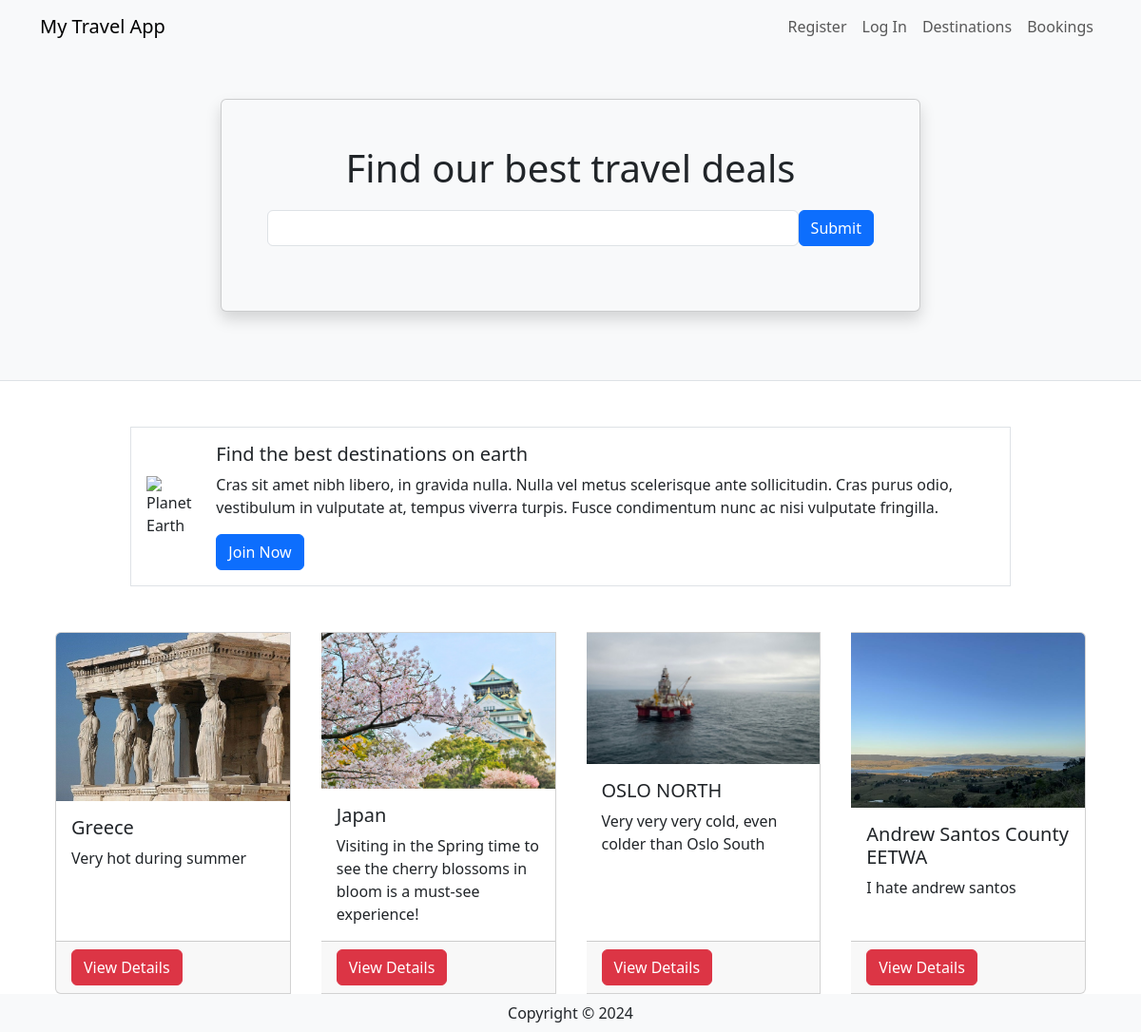
Before: / with the older database file.
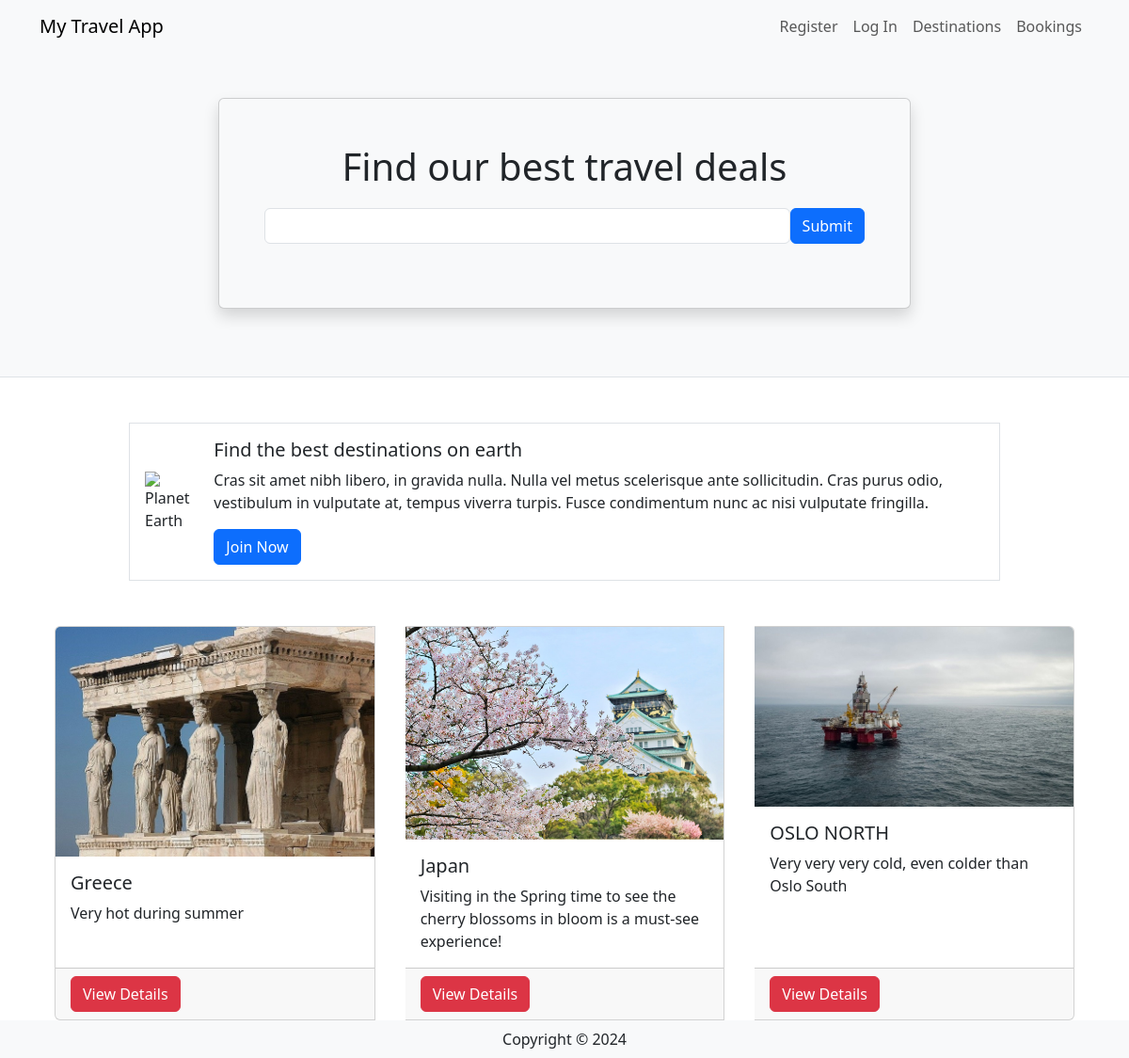
After: the same page with the newer database file.
### travel/models.py (models this page shows, shortened)
class Destination(db.Model):
    __tablename__ = 'destinations'
    id = db.Column(db.Integer, primary_key=True)
    name = db.Column(db.String(80))
    description = db.Column(db.String(200))
    image = db.Column(db.String(400))
    currency = db.Column(db.String(3))
    comments = db.relationship('Comment', backref='destination')

### travel/views.py (the view)
@mainbp.route('/')
def index():
    destinations = db.session.scalars(db.select(Destination)).all()
    return render_template('index.html', destinations=destinations)

### travel/templates/index.html
{% extends 'base.html' %}
{% block header %}
      <div class="container">
         <div class="row justify-content-center mt-5 pb-4">
            <div class="col-md-8">
               <div class="card shadow p-5 mb-5 bg-light">
                  <h1 class="text-center mb-3">Find our best travel deals</h1>
                  <form class="form-inline d-flex flex-nowrap" action="{{url_for('main.search')}}" >
                     <input type="text" name="search" class="form-control flex-grow-1 my-1 mr-sm-2" id="SearchForm">
                     <button type="submit" class="flex-shrink-1 btn btn-primary my-1">Submit</button>
                   </form>
               </div>
            </div>
         </div>
      </div>
{% endblock %}
{% block content %}
      <div class="container">
         <div class="row mt-5 mb-5 justify-content-center">
            <div class="col-md-10">
               <div class="media border p-3 d-flex justify-content-start">
                  <img class="align-self-center me-3" style="max-width:120px"
                     src="https://upload.wikimedia.org/wikipedia/commons/thumb/2/22/Earth_Western_Hemisphere_transparent_background.png/600px-Earth_Western_Hemisphere_transparent_background.png"
                     alt="Planet Earth">
                  <div class="align-self-center media-body">
                     <h5 class="mt-0">Find the best destinations on earth</h5>
                     <p class="d-none d-sm-block">Cras sit amet nibh libero, in gravida nulla. Nulla vel metus
                        scelerisque ante sollicitudin. Cras purus odio, vestibulum in vulputate at, tempus viverra
                        turpis. Fusce condimentum nunc ac nisi vulputate fringilla.</p>
                     <a href="#" class="btn btn-primary">Join Now</a>
                  </div>
               </div>
            </div>
         </div>
         <div class="card-group">
            {% for destination in destinations %}
            <div class="card mx-3">
               <img class="card-img-top"
                  src="{{ destination.image }}" alt="destination picture">
               <div class="card-body">
                  <h5 class="card-title">{{ destination.name }}</h5>
                  <p class="card-text">{{ destination.description }}</p>
               </div>
               <div class="card-footer"><a href="{{ url_for('destination.show', id=destination.id) }}" class ="btn btn-danger"> View Details </a></div>
            </div>
            {% endfor %}
         </div>
      </div>
{% endblock %}

### travel/templates/base.html (shortened to what this page needs)
<html>
<head>
   <link href="https://cdn.jsdelivr.net/npm/bootstrap@5.3.2/dist/css/bootstrap.min.css" rel="stylesheet">
</head>
<body>
   <header class="bg-light border-bottom">
      <nav class="navbar navbar-expand-lg navbar-light bg-light">
         <div class="container">
            <a href="/" class="navbar-brand">My Travel App</a>
            <div class="collapse navbar-collapse justify-content-end" id="navbarSupportedContent">
               <div class="navbar-nav ml-auto">
                  {% if current_user.is_authenticated %}
                     <a class="nav-item nav-link disabled text-muted" href="#">Welcome {{current_user.name}}</a>
                     <a class="nav-item nav-link" href="{{ url_for('auth.logout') }}">Log Out</a>
                  {% else %}
                     <a class="nav-item nav-link" href="{{ url_for('auth.register') }}">Register</a>
                     <a class="nav-item nav-link" href="{{ url_for('auth.login') }}">Log In</a>
                  {% endif %}
                  <a class="nav-item nav-link" href="{{ url_for('destination.create') }}">Destinations</a>
                  <a class="nav-item nav-link" href="#">Bookings</a>
               </div>
            </div>
         </div>
      </nav>
      {% block header %}
      {% endblock %}
   </header>
   {% block content %}
   {% endblock %}
    <footer class="footer">
        <div class="text-center py-2 bg-light">
            <span class="text-dark">Copyright &copy; {{ year }}</span>
        </div>
    </footer>
   </body>
</html>

Changed rows visible on the page:
removed Destination: image (placeholder picture), name "Andrew Santos County EETWA", description "I hate andrew santos"
